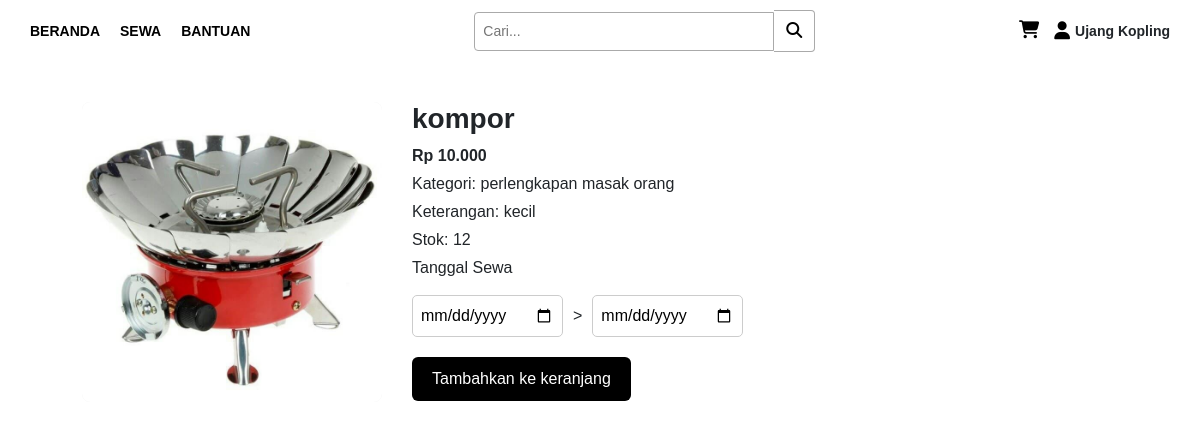
/penyewa/page/booking.php?id_barang=4, run on the app's committed database.
### tables this page shows
CREATE TABLE `barang` (
  `id_barang` int(11) NOT NULL,
  `nama_barang` varchar(100) DEFAULT NULL,
  `gambar` varchar(255) DEFAULT NULL,
  `stok` int(11) DEFAULT NULL,
  `harga_sewa` decimal(10,2) DEFAULT NULL,
  `kategori` varchar(50) DEFAULT NULL,
  `keterangan` text DEFAULT NULL,
  `unggulan` tinyint(1) DEFAULT 0
);

### penyewa/page/booking.php (the view, shortened to what this page needs)
<!DOCTYPE html>
<html lang="id">
<head>
  <link href="https://cdn.jsdelivr.net/npm/bootstrap@5.3.6/dist/css/bootstrap.min.css" rel="stylesheet">
</head>
<body>
<?php include("../layout/navbar.php"); ?>
<?php include("../../route/koneksi.php"); ?>
<div class="container">
<?php
if (isset($_GET['id_barang'])) {
  $id_barang = $_GET['id_barang'];
  $stmt = mysqli_query($koneksi, "SELECT * FROM barang WHERE id_barang = '$id_barang'");
  $row = mysqli_fetch_assoc($stmt);
  if ($row) {
?>
  <div class="detail-wrapper">
    <div class="image-section">
      <img src="../../admin/barang/Barang/<?php echo $row['gambar']; ?>" class="main-image" alt="<?php echo $row['nama_barang']; ?>">
    </div>
    <div class="info-section">
      <h3><?php echo $row['nama_barang']; ?></h3>
      <p><strong>Rp <?php echo number_format($row['harga_sewa'], 0, ',', '.'); ?></strong></p>
      <p>Kategori: <?php echo $row['kategori']; ?> orang</p>
      <p>Keterangan: <?php echo $row['keterangan']; ?></p>
      <p>Stok: <?php echo $row['stok']; ?></p>
      <form action="../controller/tambah_keranjang.php" method="POST">
        <label for="tanggal">Tanggal Sewa</label>
        <div class="form-date">
          <input type="date" name="tanggal_sewa" required>
          <span>&gt;</span>
          <input type="date" name="tanggal_kembali" required>
        </div>
        <button type="submit" name="submit" class="btn-submit">Tambahkan ke keranjang</button>
      </form>
    </div>
  </div>
<?php
  } else {
    echo "<p>Barang tidak ditemukan.</p>";
  }
} else {
  echo "<p>ID barang tidak diberikan.</p>";
}
?>
</body>
</html>

### penyewa/layout/navbar.php (style rules this page uses)
body { margin: 0; font-family: Arial, sans-serif; }

### data on the page
barang: gambar+nama_barang (picture), nama_barang "kompor", harga_sewa "10.000", kategori "perlengkapan masak", keterangan "kecil", stok "12"
